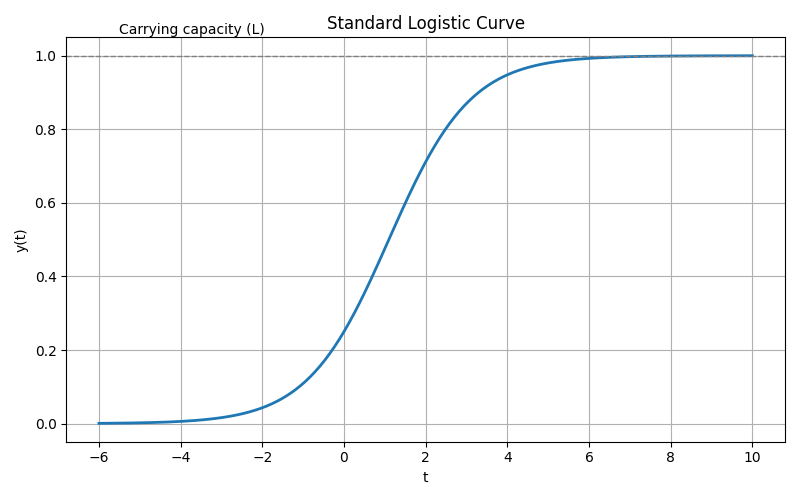

Recreate this plot in Python.
import numpy as np
import matplotlib.pyplot as plt

L = 1
k = 1
A = 3

t = np.linspace(-6, 10, 400)
y = L / (1 + A * np.exp(-k * t))

plt.figure(figsize=(8,5))
plt.plot(t, y, linewidth=2)
plt.axhline(L, linestyle='--', color='gray', linewidth=1)
plt.text(-5.5, 1.05, 'Carrying capacity (L)', va='bottom')
plt.title('Standard Logistic Curve')
plt.xlabel('t')
plt.ylabel('y(t)')
plt.grid(True)
plt.tight_layout()

file_path = "logistic_curve_example1.png"
plt.savefig(file_path)
file_path